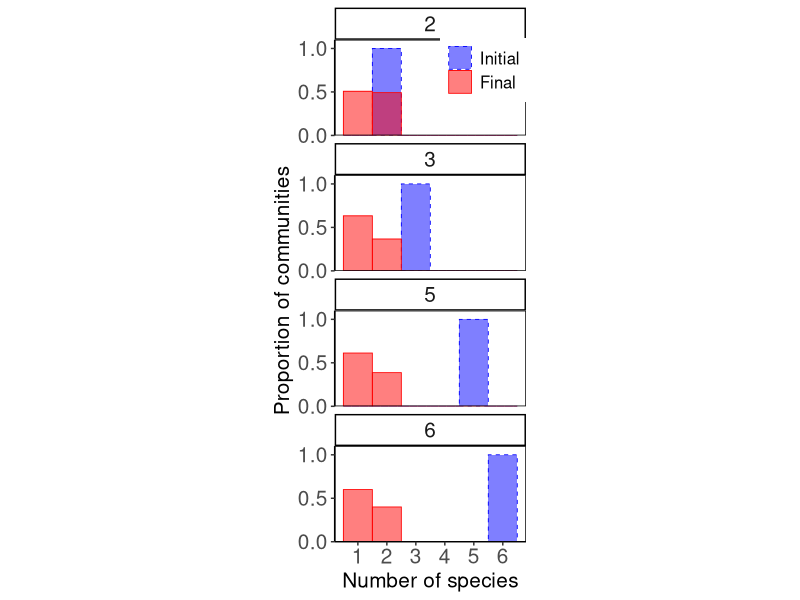
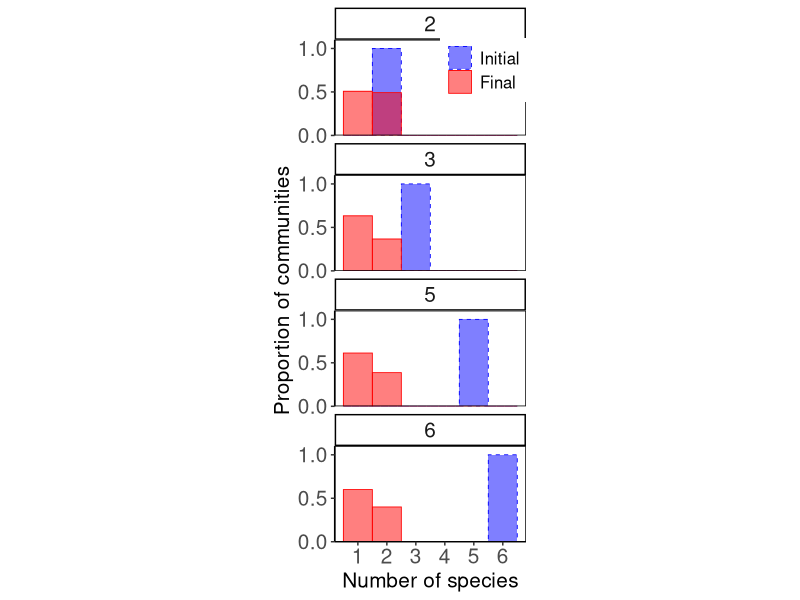

Write R code to recreate these figures, in order.
library(tidyverse)

data = read_csv('../data/results.csv')
n_sim = round(max(data$n_sim), digits = -2) # number of simulations per inital richness

# Remove non-convergent data (need to filter on n_p_f, rather than n_p)
# Hopefully we can deal with these cases in the simulation code and eventually
# remove this line
#data = data %>% filter(n_p_f != -1)

# Reshape data for easier ggplotting
data = data %>% 
  mutate(n_p_s = n_p) %>%
  pivot_longer(cols = c(n_p_s, n_p_f),
               names_to = "type",
               values_to = "num_species")

data$type = factor(data$type, levels = c('n_p_s', 'n_p_f'))

data %>% ggplot(aes(x = num_species,
                    after_stat(density),
                    fill = type,
                    color = type,
                    linetype = type)) + 
  geom_histogram(position = "identity",
                 alpha = 0.5,
                 binwidth = 1,
                 size = 0.3) +
  facet_wrap(.~n_p, nrow = 4) + 
  theme_classic() + 
  theme(axis.title = element_text(size = 15),
         axis.text = element_text(size = 15),
         strip.text = element_text(size = 15),
         legend.title = element_blank(),
         legend.position = c(0.78, 0.94),
         legend.text = element_text(size = 12, hjust = 0.1),
         panel.background = element_blank(), 
         panel.border = element_rect(color = 'black', fill = NA), 
         aspect.ratio = 0.5) + 
  scale_fill_manual(values = c('blue', 'red'),
                    labels = c('Initial', 'Final')) + 
  scale_color_manual(values = c('blue', 'red'),
                     labels = c('Initial', 'Final'))+
  scale_linetype_manual(values = c('dashed', 'solid'),
                        labels = c('Initial', 'Final'))+
  scale_x_continuous(breaks = seq(1:max(data$num_species)),
                     limits = c(0.5, max(data$num_species) + 0.5)) +
  scale_y_continuous(breaks = c(0, 0.5, 1),
                     expand = expansion(mult = c(0, 0.1))) + 
  xlab("Number of species") + 
  ylab("Proportion of communities")

ggsave('../sandbox/histogram_collapse_feas.pdf')
